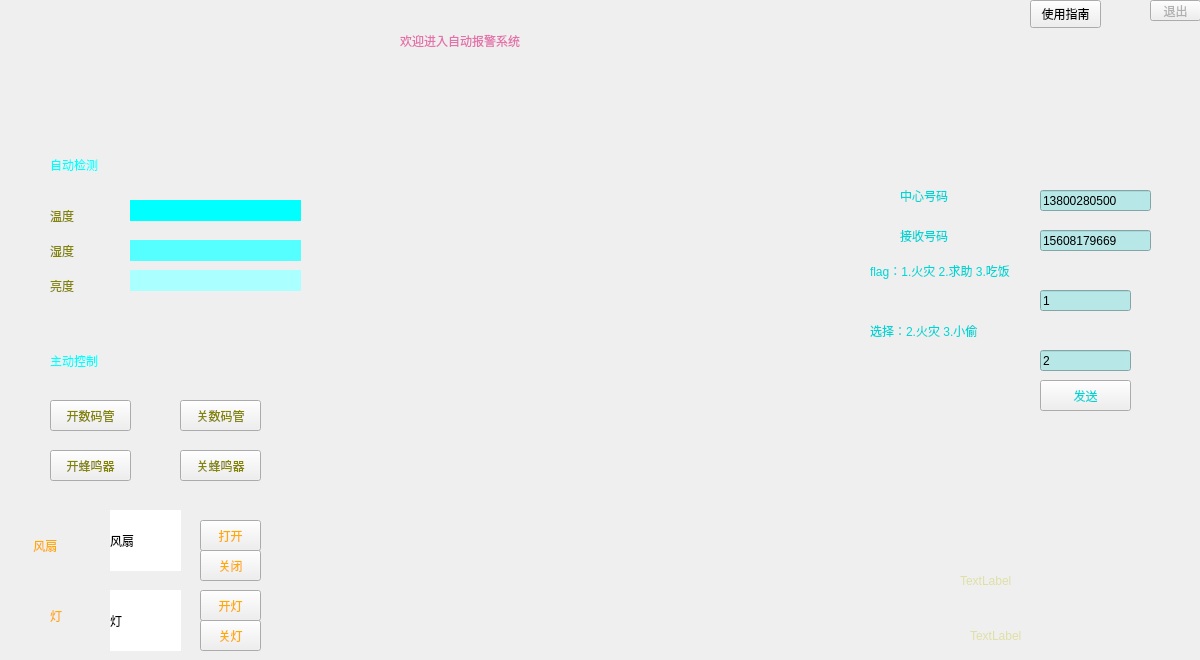
<?xml version="1.0" encoding="UTF-8"?>
<ui version="4.0">
 <class>Form</class>
 <widget class="QWidget" name="Form">
  <property name="geometry">
   <rect>
    <x>0</x>
    <y>0</y>
    <width>1200</width>
    <height>660</height>
   </rect>
  </property>
  <property name="windowTitle">
   <string>Form</string>
  </property>
  <property name="styleSheet">
   <string notr="true"/>
  </property>
  <widget class="QStackedWidget" name="stackedWidget">
   <property name="geometry">
    <rect>
     <x>0</x>
     <y>0</y>
     <width>1200</width>
     <height>660</height>
    </rect>
   </property>
   <property name="styleSheet">
    <string notr="true">#stackedWidget{	
	border-image: url(:/images/zp.PNG);
}；

#stackedWidget *{
	border-image: url( );
}
</string>
   </property>
   <property name="currentIndex">
    <number>0</number>
   </property>
   <widget class="QWidget" name="page_3">
    <property name="styleSheet">
     <string notr="true"/>
    </property>
    <widget class="QToolButton" name="fan_on_btn">
     <property name="geometry">
      <rect>
       <x>200</x>
       <y>520</y>
       <width>61</width>
       <height>31</height>
      </rect>
     </property>
     <property name="styleSheet">
      <string notr="true">font: 75 18pt &quot;华文行楷&quot;;
color: rgb(255, 170, 0);
</string>
     </property>
     <property name="text">
      <string>打开</string>
     </property>
    </widget>
    <widget class="QToolButton" name="led_off_btn">
     <property name="geometry">
      <rect>
       <x>200</x>
       <y>620</y>
       <width>61</width>
       <height>31</height>
      </rect>
     </property>
     <property name="styleSheet">
      <string notr="true">font: 75 18pt &quot;华文行楷&quot;;
color: rgb(255, 170, 0);</string>
     </property>
     <property name="text">
      <string>关灯</string>
     </property>
    </widget>
    <widget class="QToolButton" name="led_on_btn">
     <property name="geometry">
      <rect>
       <x>200</x>
       <y>590</y>
       <width>61</width>
       <height>31</height>
      </rect>
     </property>
     <property name="styleSheet">
      <string notr="true">font: 75 18pt &quot;华文行楷&quot;;
color: rgb(255, 170, 0);</string>
     </property>
     <property name="text">
      <string>开灯</string>
     </property>
    </widget>
    <widget class="QToolButton" name="fan_off_btn">
     <property name="geometry">
      <rect>
       <x>200</x>
       <y>550</y>
       <width>61</width>
       <height>31</height>
      </rect>
     </property>
     <property name="styleSheet">
      <string notr="true">font: 75 18pt &quot;华文行楷&quot;;
color: rgb(255, 170, 0);</string>
     </property>
     <property name="text">
      <string>关闭</string>
     </property>
    </widget>
    <widget class="QToolButton" name="send_btn">
     <property name="geometry">
      <rect>
       <x>1040</x>
       <y>380</y>
       <width>91</width>
       <height>31</height>
      </rect>
     </property>
     <property name="styleSheet">
      <string notr="true">font: 75 16pt &quot;华文行楷&quot;;
color: rgb(0, 213, 213);</string>
     </property>
     <property name="text">
      <string>发送</string>
     </property>
    </widget>
    <widget class="QToolButton" name="pwm_on_btn">
     <property name="geometry">
      <rect>
       <x>50</x>
       <y>450</y>
       <width>81</width>
       <height>31</height>
      </rect>
     </property>
     <property name="styleSheet">
      <string notr="true">font: 75 12pt &quot;华文行楷&quot;;
color: rgb(132, 132, 0);</string>
     </property>
     <property name="text">
      <string>开蜂鸣器</string>
     </property>
    </widget>
    <widget class="QToolButton" name="pwm_off_btn">
     <property name="geometry">
      <rect>
       <x>180</x>
       <y>450</y>
       <width>81</width>
       <height>31</height>
      </rect>
     </property>
     <property name="styleSheet">
      <string notr="true">font: 75 12pt &quot;华文行楷&quot;;
color: rgb(132, 132, 0);</string>
     </property>
     <property name="text">
      <string>关蜂鸣器</string>
     </property>
    </widget>
    <widget class="QToolButton" name="shuma_on_btn">
     <property name="geometry">
      <rect>
       <x>50</x>
       <y>400</y>
       <width>81</width>
       <height>31</height>
      </rect>
     </property>
     <property name="styleSheet">
      <string notr="true">font: 75 12pt &quot;华文行楷&quot;;
color: rgb(132, 132, 0);
</string>
     </property>
     <property name="text">
      <string>开数码管</string>
     </property>
    </widget>
    <widget class="QToolButton" name="shuma_off_btn">
     <property name="geometry">
      <rect>
       <x>180</x>
       <y>400</y>
       <width>81</width>
       <height>31</height>
      </rect>
     </property>
     <property name="styleSheet">
      <string notr="true">font: 75 12pt &quot;华文行楷&quot;;
color: rgb(132, 132, 0);</string>
     </property>
     <property name="text">
      <string>关数码管</string>
     </property>
    </widget>
    <widget class="QLabel" name="central_lab">
     <property name="geometry">
      <rect>
       <x>900</x>
       <y>180</y>
       <width>111</width>
       <height>31</height>
      </rect>
     </property>
     <property name="styleSheet">
      <string notr="true">font: 75 16pt &quot;华文行楷&quot;;
color: rgb(0, 213, 213);</string>
     </property>
     <property name="text">
      <string>中心号码</string>
     </property>
    </widget>
    <widget class="QLineEdit" name="central_edt">
     <property name="geometry">
      <rect>
       <x>1040</x>
       <y>190</y>
       <width>111</width>
       <height>21</height>
      </rect>
     </property>
     <property name="styleSheet">
      <string notr="true">font: 75 10pt &quot;Arial&quot;;
background-color: rgb(183, 231, 231);</string>
     </property>
     <property name="text">
      <string>13800280500 </string>
     </property>
    </widget>
    <widget class="QLineEdit" name="rcv_edt">
     <property name="geometry">
      <rect>
       <x>1040</x>
       <y>230</y>
       <width>111</width>
       <height>21</height>
      </rect>
     </property>
     <property name="styleSheet">
      <string notr="true">font: 75 10pt &quot;Arial&quot;;
background-color: rgb(183, 231, 231);</string>
     </property>
     <property name="text">
      <string>15608179669 </string>
     </property>
    </widget>
    <widget class="QLabel" name="rcv_lab">
     <property name="geometry">
      <rect>
       <x>900</x>
       <y>220</y>
       <width>111</width>
       <height>31</height>
      </rect>
     </property>
     <property name="styleSheet">
      <string notr="true">font: 75 16pt &quot;华文行楷&quot;;
color: rgb(0, 213, 213);</string>
     </property>
     <property name="text">
      <string>接收号码</string>
     </property>
    </widget>
    <widget class="QLabel" name="flag_lab">
     <property name="geometry">
      <rect>
       <x>870</x>
       <y>260</y>
       <width>311</width>
       <height>21</height>
      </rect>
     </property>
     <property name="styleSheet">
      <string notr="true">font: 75 16pt &quot;华文行楷&quot;;
color: rgb(0, 213, 213);</string>
     </property>
     <property name="text">
      <string>flag：1.火灾 2.求助 3.吃饭</string>
     </property>
    </widget>
    <widget class="QLineEdit" name="flag_edt">
     <property name="geometry">
      <rect>
       <x>1040</x>
       <y>290</y>
       <width>91</width>
       <height>21</height>
      </rect>
     </property>
     <property name="styleSheet">
      <string notr="true">font: 75 10pt &quot;Arial&quot;;
background-color: rgb(183, 231, 231);</string>
     </property>
     <property name="text">
      <string>1</string>
     </property>
    </widget>
    <widget class="QLabel" name="send_lab">
     <property name="geometry">
      <rect>
       <x>870</x>
       <y>320</y>
       <width>321</width>
       <height>21</height>
      </rect>
     </property>
     <property name="styleSheet">
      <string notr="true">font: 75 16pt &quot;华文行楷&quot;;
color: rgb(0, 213, 213);</string>
     </property>
     <property name="text">
      <string>选择：2.火灾 3.小偷</string>
     </property>
    </widget>
    <widget class="QLineEdit" name="send_edt">
     <property name="geometry">
      <rect>
       <x>1040</x>
       <y>350</y>
       <width>91</width>
       <height>21</height>
      </rect>
     </property>
     <property name="styleSheet">
      <string notr="true">font: 75 10pt &quot;Arial&quot;;
background-color: rgb(183, 231, 231);</string>
     </property>
     <property name="text">
      <string>2</string>
     </property>
    </widget>
    <widget class="QLabel" name="T_lab1">
     <property name="geometry">
      <rect>
       <x>130</x>
       <y>200</y>
       <width>171</width>
       <height>21</height>
      </rect>
     </property>
     <property name="styleSheet">
      <string notr="true">color: rgb(132, 132, 0);
background-color: rgb(0, 255, 255);
font: 75 18pt &quot;Arial&quot;;</string>
     </property>
     <property name="text">
      <string/>
     </property>
    </widget>
    <widget class="QLabel" name="T_lab">
     <property name="geometry">
      <rect>
       <x>50</x>
       <y>200</y>
       <width>71</width>
       <height>31</height>
      </rect>
     </property>
     <property name="styleSheet">
      <string notr="true">font: 75 18pt &quot;华文行楷&quot;;
color: rgb(132, 132, 0);
</string>
     </property>
     <property name="text">
      <string>温度</string>
     </property>
    </widget>
    <widget class="QLabel" name="shidu_lab1_2">
     <property name="geometry">
      <rect>
       <x>50</x>
       <y>240</y>
       <width>61</width>
       <height>21</height>
      </rect>
     </property>
     <property name="styleSheet">
      <string notr="true">font: 75 18pt &quot;华文行楷&quot;;
color: rgb(132, 132, 0);

</string>
     </property>
     <property name="text">
      <string>湿度</string>
     </property>
    </widget>
    <widget class="QLabel" name="shidu_lab1">
     <property name="geometry">
      <rect>
       <x>130</x>
       <y>240</y>
       <width>171</width>
       <height>21</height>
      </rect>
     </property>
     <property name="styleSheet">
      <string notr="true">color: rgb(132, 132, 0);
background-color: rgb(85, 255, 255);
font: 75 18pt &quot;Arial&quot;;</string>
     </property>
     <property name="text">
      <string/>
     </property>
    </widget>
    <widget class="QLabel" name="light_lab1">
     <property name="geometry">
      <rect>
       <x>50</x>
       <y>270</y>
       <width>61</width>
       <height>31</height>
      </rect>
     </property>
     <property name="styleSheet">
      <string notr="true">font: 75 18pt &quot;华文行楷&quot;;
color: rgb(132, 132, 0);
</string>
     </property>
     <property name="text">
      <string>亮度</string>
     </property>
    </widget>
    <widget class="QLabel" name="light_lab">
     <property name="geometry">
      <rect>
       <x>130</x>
       <y>270</y>
       <width>171</width>
       <height>21</height>
      </rect>
     </property>
     <property name="styleSheet">
      <string notr="true">color: rgb(132, 132, 0);
background-color: rgb(170, 255, 255);
font: 75 18pt &quot;Arial&quot;;</string>
     </property>
     <property name="text">
      <string/>
     </property>
    </widget>
    <widget class="QLabel" name="led_lab">
     <property name="geometry">
      <rect>
       <x>110</x>
       <y>590</y>
       <width>71</width>
       <height>61</height>
      </rect>
     </property>
     <property name="styleSheet">
      <string notr="true">background-color: rgb(255, 255, 255);</string>
     </property>
     <property name="text">
      <string>灯</string>
     </property>
    </widget>
    <widget class="QLabel" name="fan_lab">
     <property name="geometry">
      <rect>
       <x>110</x>
       <y>510</y>
       <width>71</width>
       <height>61</height>
      </rect>
     </property>
     <property name="styleSheet">
      <string notr="true">background-color: rgb(255, 255, 255);</string>
     </property>
     <property name="text">
      <string>风扇</string>
     </property>
    </widget>
    <widget class="QLabel" name="label">
     <property name="geometry">
      <rect>
       <x>400</x>
       <y>20</y>
       <width>441</width>
       <height>41</height>
      </rect>
     </property>
     <property name="styleSheet">
      <string notr="true">font: 75 26pt &quot;华文行楷&quot;;
color: rgb(227, 113, 170);</string>
     </property>
     <property name="text">
      <string>欢迎进入自动报警系统</string>
     </property>
    </widget>
    <widget class="QLabel" name="label_2">
     <property name="geometry">
      <rect>
       <x>30</x>
       <y>530</y>
       <width>61</width>
       <height>31</height>
      </rect>
     </property>
     <property name="styleSheet">
      <string notr="true">font: 75 18pt &quot;华文行楷&quot;;
color: rgb(255, 170, 0);
</string>
     </property>
     <property name="text">
      <string> 风扇</string>
     </property>
    </widget>
    <widget class="QLabel" name="label_3">
     <property name="geometry">
      <rect>
       <x>50</x>
       <y>600</y>
       <width>41</width>
       <height>31</height>
      </rect>
     </property>
     <property name="styleSheet">
      <string notr="true">font: 75 18pt &quot;华文行楷&quot;;
color: rgb(255, 170, 0);</string>
     </property>
     <property name="text">
      <string>灯</string>
     </property>
    </widget>
    <widget class="QLabel" name="time_lab">
     <property name="geometry">
      <rect>
       <x>960</x>
       <y>560</y>
       <width>211</width>
       <height>41</height>
      </rect>
     </property>
     <property name="styleSheet">
      <string notr="true">color: rgb(223, 223, 167);
font: 75 italic 27pt &quot;Arial&quot;;
</string>
     </property>
     <property name="text">
      <string>TextLabel</string>
     </property>
    </widget>
    <widget class="QLabel" name="date_lab">
     <property name="geometry">
      <rect>
       <x>970</x>
       <y>620</y>
       <width>201</width>
       <height>31</height>
      </rect>
     </property>
     <property name="styleSheet">
      <string notr="true">color: rgb(223, 223, 167);
font: 75 italic 20pt &quot;Arial&quot;;
</string>
     </property>
     <property name="text">
      <string>TextLabel</string>
     </property>
    </widget>
    <widget class="QToolButton" name="exit_btn">
     <property name="geometry">
      <rect>
       <x>1150</x>
       <y>0</y>
       <width>51</width>
       <height>21</height>
      </rect>
     </property>
     <property name="styleSheet">
      <string notr="true">color: rgb(176, 176, 176);
font: 75 14pt &quot;Arial&quot;;</string>
     </property>
     <property name="text">
      <string>退出</string>
     </property>
    </widget>
    <widget class="QLabel" name="label_4">
     <property name="geometry">
      <rect>
       <x>50</x>
       <y>154</y>
       <width>81</width>
       <height>21</height>
      </rect>
     </property>
     <property name="styleSheet">
      <string notr="true">font: 75 10pt &quot;黑体&quot;;
color: rgb(0, 255, 255);</string>
     </property>
     <property name="text">
      <string>自动检测</string>
     </property>
    </widget>
    <widget class="QLabel" name="label_5">
     <property name="geometry">
      <rect>
       <x>50</x>
       <y>350</y>
       <width>81</width>
       <height>21</height>
      </rect>
     </property>
     <property name="styleSheet">
      <string notr="true">font: 75 10pt &quot;黑体&quot;;
color: rgb(0, 255, 255);</string>
     </property>
     <property name="text">
      <string>主动控制</string>
     </property>
    </widget>
    <widget class="QPushButton" name="useMapButton">
     <property name="geometry">
      <rect>
       <x>1030</x>
       <y>0</y>
       <width>71</width>
       <height>28</height>
      </rect>
     </property>
     <property name="text">
      <string>使用指南</string>
     </property>
    </widget>
   </widget>
   <widget class="QWidget" name="page_4"/>
  </widget>
 </widget>
 <resources/>
 <connections/>
</ui>
